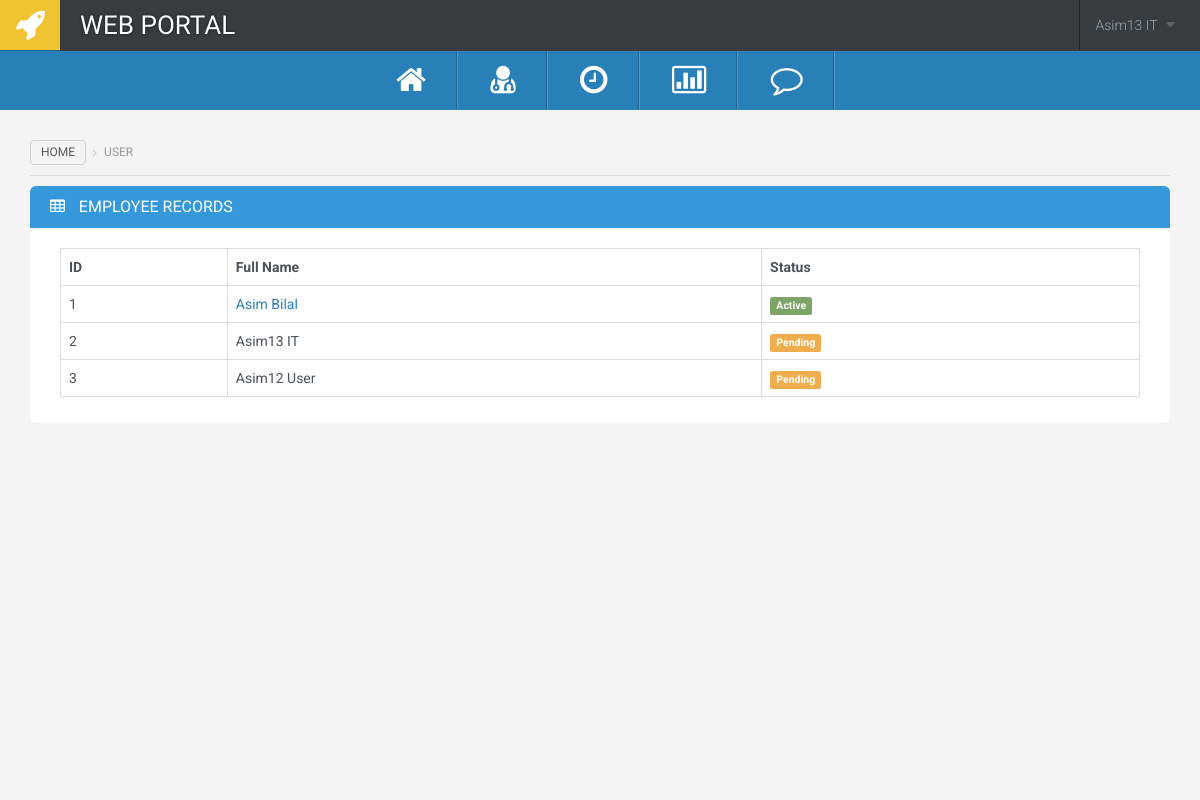
/user.php (signed in), run on the app's committed database.
### tables this page shows
CREATE TABLE `user` (
  `user_id` int(10) NOT NULL,
  `email` text NOT NULL,
  `password` text NOT NULL,
  `type` text NOT NULL,
  `username` varchar(50) NOT NULL,
  `firstName` text NOT NULL,
  `lastName` text NOT NULL,
  `department` text NOT NULL,
  `userKey` text NOT NULL
);

### controller/userController.php (called while the page is built, shortened)
<?php
include("connection.php");
    $userRecords = [];
    $sql = "SELECT * FROM user " ;
    $result = $conn->query($sql);
?>

### user.php (the view, shortened to what this page needs)
<?php
 include("header.php");
 include("controller/userController.php");
?>
<div class="main-content">
    <ol class="breadcrumb">
  <li><a href="index.php">Home</a></li>
  <li class="active">User</li>
</ol>
<div class="widget widget-blue">
      <div class="widget-title">
        <h3><i class="fa fa-table"></i>  Employee Records</h3>
      </div>
      <div class="widget-content">
        <div class="table-responsive">
          <table class="table table-bordered table-hover">
            <thead>
              <tr>
                <th>ID</th>
                <th>Full Name</th>
                <th>Status</th>
              </tr>
            </thead>
            <tbody>
            <?php foreach ( $userRecords as $key =>  $user ) { ?>
              <tr>
                <td><?php echo $key+1; ?></td>
                <?php if(!empty($user[2]) && !empty($user[7])  ) { ?>
                <td>
                    <a href="department.php?department=<?php echo $user[7]; ?>&userKey=<?php echo $user[4]; ?>">
                      <?php echo $user[0] ." ". $user[1] ; ?>
                    </a>
                </td>
                <td><span class="label label-success">Active</span></td>
                <?php  } else { ?>
                <td>
                      <?php echo $user[0] ." ". $user[1] ; ?>
                </td>
                <td><span class="label label-warning">Pending</span></td>
                <?php  }
                ?>
              </tr>
              <?php } ?>
            </tbody>
          </table>
        </div>
      </div>
    </div>
  </div>
</div>
</body>
</html>

### data on the page
user: firstName "Asim", lastName "Bilal"
user: firstName "Asim13", lastName "IT"
user: firstName "Asim12", lastName "User"

### other printed values
$_SESSION['fullname'] "Asim13 IT"
